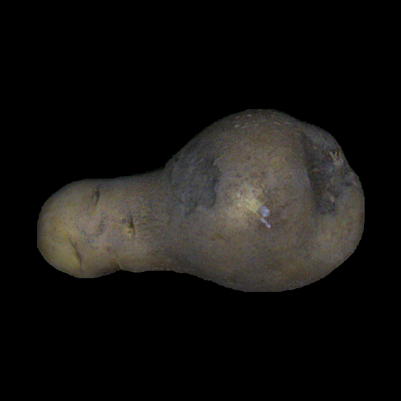
#> input picture potato_good_malformed/malformed_potatoes_fourier_3_class/bottleneck/sd_malformed_12_2_1_100_10.png, 401 x 401 px, shrunk from 640 x 640 before the run, found by its file name
$ jupyter execute --allow-errors harmonics_with_separator.ipynb   (shell and % lines are left out)
#> lines starting #> are read from the running program, lines starting #| are printed output that depends on the picture; after the words box and inside, x2 and y2 are one past the last pixel; in counts of white or black regions, pixels touching at a corner belong together
[cell 1]
import cv2
import numpy as np
import os
from scipy.interpolate import interp1d
# from sklearn.decomposition import PCA
from pyefd import elliptic_fourier_descriptors
# from sklearn.cluster import KMeans
import matplotlib.pyplot as plt
# import pickle

[cell 2]
# All Requirdef read_images_and_extract_contours_single_image(img_location):

def read_images_and_extract_contours_single_image(img_location):
    """Read images from a folder and extract their largest external contour."""
    images = img_location
    contours_list = []
    for image_path in images:
        image = cv2.imread(image_path)
        gray = cv2.cvtColor(image, cv2.COLOR_BGR2GRAY)
        _, thresh = cv2.threshold(gray, 1, 255, cv2.THRESH_BINARY)
        contours, _ = cv2.findContours(thresh, cv2.RETR_EXTERNAL, cv2.CHAIN_APPROX_NONE)
        if contours:
            contour = max(contours, key=cv2.contourArea)
            contour = contour.squeeze()
            contours_list.append(normalize_contour_points(contour))
    return contours_list

# def compute_fourier_coefficients(contour, order=10):
#     """Compute the Fourier coefficients of a contour."""
#     coeffs = elliptic_fourier_descriptors(contour, order=order, normalize=True)
#     return coeffs

# [9 lines left out: function normalize_contour_points, not called in this run]

def compute_first_10_harmonics(contour, order=30):
    """Compute Fourier coefficients and return the first 10 harmonics."""
    coeffs = elliptic_fourier_descriptors(contour, order=order, normalize=True)
    first_10_harmonics = coeffs[:10]  # Extract the first 10 harmonics
    return first_10_harmonics

def show_image(image_path):
    """Display an image."""
    image = cv2.imread(image_path)

    if image is None:
        print(f"Error loading image: {image_path}")
    else:
        rgb_image = cv2.cvtColor(image, cv2.COLOR_BGR2RGB)

    # Display the image
    plt.imshow(rgb_image)
    plt.title(image_path)
    plt.axis('off')
    plt.show()

# [30 lines left out: functions plot_harmonic_distribution, calculate_separator, not called in this run]

[cell 3]
# [23 lines left out: function compute_S, not called in this run]

[cell 4]
# import numpy as np

# [28 lines left out: function compute_S_only_positive, not called in this run]

[cell 5]
# Calculate Separator suggestion

# [14 lines left out: function calculate_separator_suggested_change, not called in this run]

[cell 6]
# import cv2
# import matplotlib.pyplot as plt

def read_images_and_extract_contours_single_image_with_visualization(img_location):
    """Read images from a folder and extract their largest external contour."""
    images = img_location
    contours_list = []
    for image_path in images:
        image = cv2.imread(image_path)
        gray = cv2.cvtColor(image, cv2.COLOR_BGR2GRAY)
        _, thresh = cv2.threshold(gray, 1, 255, cv2.THRESH_BINARY)
        contours, _ = cv2.findContours(thresh, cv2.RETR_EXTERNAL, cv2.CHAIN_APPROX_NONE)
        if contours:
            # Find the largest contour
            contour = max(contours, key=cv2.contourArea)
            contour = contour.squeeze()  # Remove unnecessary dimensions
            contours_list.append(normalize_contour_points(contour))
            # Visualize the contour on the original image
            visualize_contour(image, contour)
    return contours_list

def visualize_contour(image, contour):
    """Visualize the contour on the image using matplotlib."""
    # Convert image from BGR to RGB for matplotlib
    image_rgb = cv2.cvtColor(image, cv2.COLOR_BGR2RGB)

    # Plot the image
    plt.imshow(image_rgb)

    # Plot the contour on the image
    plt.plot(contour[:, 0], contour[:, 1], color='red', linewidth=2)  # Red contour line

    plt.title("Extracted Contour")
    plt.axis('off')  # Hide axes
    plt.show()

def normalize_contour_points(contour):
    """Normalize contour points for visualization (optional)."""
    # This function could be useful for contour normalization
    # Example: Scaling or translating points to some standard size
    return contour

# Test Case 1

[cell 7]
case_1 = '/home/mishkat/Documents/malformed_potato/potato_good_malformed/malformed_potatoes_fourier_3_class/bottleneck/sd_malformed_12_2_1_100_10.png'

show_image(case_1)
#> in show_image, image is the input picture: shape (401, 401, 3); mean B, G, R 17.9, 20, 21.4

[cell 8]
contours_case_1 = read_images_and_extract_contours_single_image([case_1])[0]
#> in read_images_and_extract_contours_single_image, `_, thresh = cv2.threshold(gray, 1, 255, cv2.THRESH_BINARY)`:
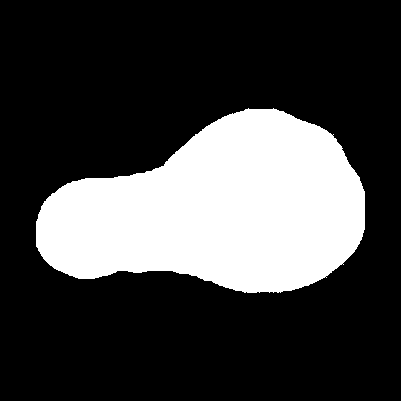
#> thresh: shape (401, 401); 26% white; 1 white region
#> in read_images_and_extract_contours_single_image, `contours, _ = cv2.findContours(thresh, cv2.RETR_EXTERNAL, cv2.CHAIN_AP..`: contours = 1 contour; box (x1, y1, x2, y2) and area: (36, 108, 365, 293) 41424
#> in read_images_and_extract_contours_single_image, `contour = max(contours, key=cv2.contourArea)`: contour = contour of 788 points, box (x1, y1, x2, y2) (36, 108, 365, 293), area 41424
#> in read_images_and_extract_contours_single_image, `contour = contour.squeeze()`: contour = 788 pairs, first value 36 to 364, second value 108 to 292
#> contours_case_1 has the same summary as contour in read_images_and_extract_contours_single_image

#> (a cell that did not finish here is left out)


#> (a cell that did not finish here is left out)

#> (a cell that did not finish here is left out)

#> (a cell that did not finish here is left out)

[cell 13]
contours_view = read_images_and_extract_contours_single_image_with_visualization([case_1])[0]
#> in read_images_and_extract_contours_single_image_with_visualization, `contour = max(contours, key=cv2.contourArea)`: contour = contour of 788 points, box (x1, y1, x2, y2) (36, 108, 365, 293), area 41424
#> in read_images_and_extract_contours_single_image_with_visualization, `contour = contour.squeeze()`: contour = 788 pairs, first value 36 to 364, second value 108 to 292
#> in visualize_contour, `plt.show()`:
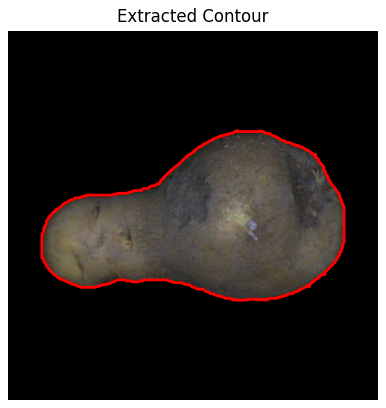
#> figure drawn by matplotlib, 1 panel
#> contours_view has the same summary as contour in read_images_and_extract_contours_single_image_with_visualization

[cell 14]
# [10 lines left out: function calculate_separator_old, not called in this run]

#> (a cell that did not finish here is left out)

#> (a cell that did not finish here is left out)

[cell 17]
# [8 lines left out: function calculate_separator_old_modified, not called in this run]

#> (a cell that did not finish here is left out)

[cell 19]
# def compute_S(harmonics, m):
#     """
#     Compute the separator S by multiplying each harmonic by h^m
#     and summing the values over the first 10 harmonics.

#     harmonics: array of Fourier coefficients (first 10 harmonics)
#     m: the power to which the harmonic index h is raised (e.g., 1, 2, or 3)
#     """
#     S = 0
#     for h in range(1, 11):  # Assuming h starts from 1 to 10
#         S += harmonics[h - 1] * (h ** m)
#     return S

#> (a cell that did not finish here is left out)

[cell 21]
import numpy as np

# [23 lines left out: function compute_S_single, not called in this run]

#> (a cell that did not finish here is left out)

[cell 23]
# import numpy as np

# [28 lines left out: function compute_S_only_positive, not called in this run]

#> (a cell that did not finish here is left out)

# Test case 2 (Good Potoato)

[cell 25]
case_2 = '/Users/mishkat/Documents/malformed_potato/potato_good_malformed/malformed_potatoes_fourier_2_class/good/Afra_12_2_1_110_9.png'

show_image(case_2)
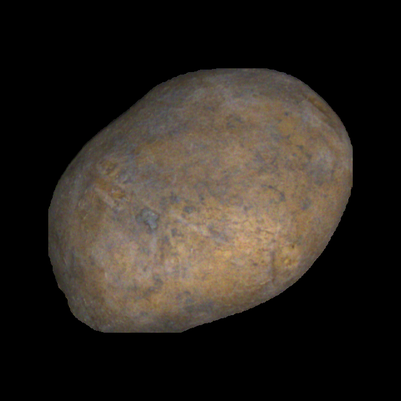
#> input picture potato_good_malformed/malformed_potatoes_fourier_3_class/good/Afra_12_2_1_110_9.png, 401 x 401 px, shrunk from 640 x 640 before the run, found by its file name
#> in show_image, image is the input picture: shape (401, 401, 3); mean B, G, R 33.1, 39.6, 45.9

[cell 26]
contours_case_2 = read_images_and_extract_contours_single_image([case_2])[0]
#> in read_images_and_extract_contours_single_image (call 2), `gray = cv2.cvtColor(image, cv2.COLOR_BGR2GRAY)`:
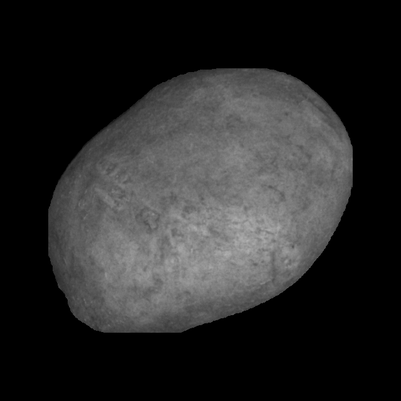
#> gray: shape (401, 401); min 0, max 178, mean 40.7
#> in read_images_and_extract_contours_single_image (call 2), `_, thresh = cv2.threshold(gray, 1, 255, cv2.THRESH_BINARY)`:
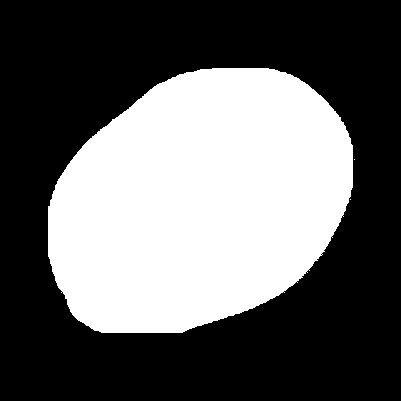
#> thresh: shape (401, 401); 38.9% white; 3 white regions (2 under 20 px)
#> in read_images_and_extract_contours_single_image (call 2), `contours, _ = cv2.findContours(thresh, cv2.RETR_EXTERNAL, cv2.CHAIN_AP..`: contours = 3 contours, 2 with area under 20; largest, box (x1, y1, x2, y2) and area: (48, 68, 353, 333) 62147
#> in read_images_and_extract_contours_single_image (call 2), `contour = max(contours, key=cv2.contourArea)`: contour = contour of 852 points, box (x1, y1, x2, y2) (48, 68, 353, 333), area 62147
#> in read_images_and_extract_contours_single_image (call 2), `contour = contour.squeeze()`: contour = 852 pairs, first value 48 to 352, second value 68 to 332
#> contours_case_2 has the same summary as contour in read_images_and_extract_contours_single_image

#> (a cell that did not finish here is left out)
